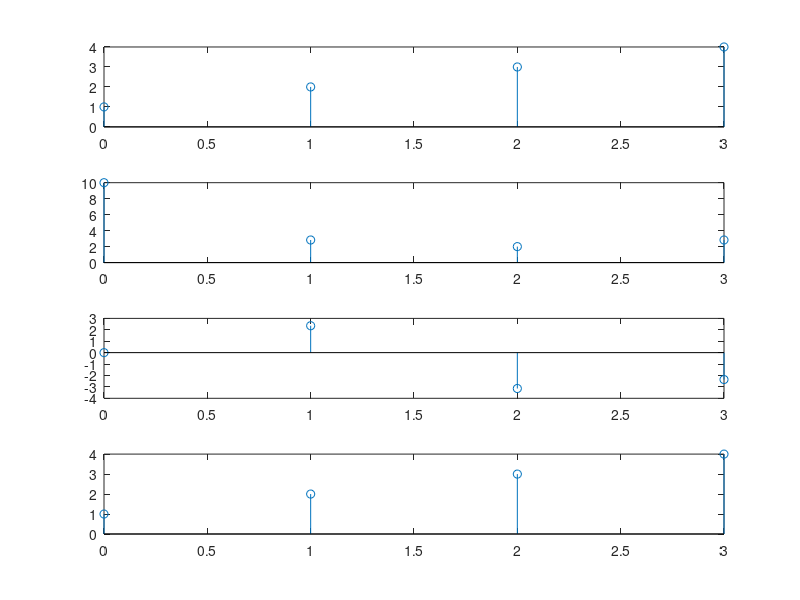

Source code (MATLAB):
clc;
clear all;
close all;

x = [1 2 3 4];
N = 4;

x=[x,zeros(N-length(x))];

i=sqrt(-1);
w = exp(-i*2*pi/N);
n=0:N-1;
k=0:N-1;
nk=n'*k;
W = w.^nk;
X = x*W;
ax = abs(X);
wx = angle(X);
disp(x);
disp(X);

w1 = exp(i*2*pi/N);
W1 = w1.^nk;
ix = (1/N)*X*W1;
disp(ix);

subplot(4,1,1); stem(n,x);
subplot(4,1,2); stem(n,ax);
subplot(4,1,3); stem(n,wx);
subplot(4,1,4); stem(n,ix);